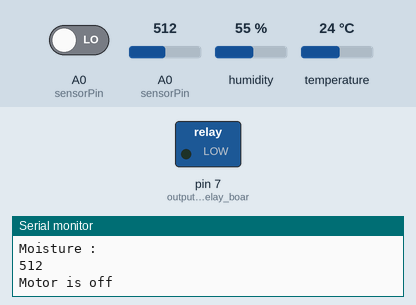
Recording of a sketch running on a simulated Arduino Uno, built with avr-gcc and run on an emulated ATmega328P. Parts: switched loads named in the sketch (green lamp = pin HIGH), the last lines printed to the serial monitor. The inputs (shaded band) are chosen by the test bench; at power-on: A0 (sensorPin) = 512, A0 (sensorPin) LOW, humidity 55 %, temperature 24 °C.

Above: at 5.7 s.
5.8 s: A0 (sensorPin) set to 589
10.0 s: A0 (sensorPin) set to 611
At 12.7 s:
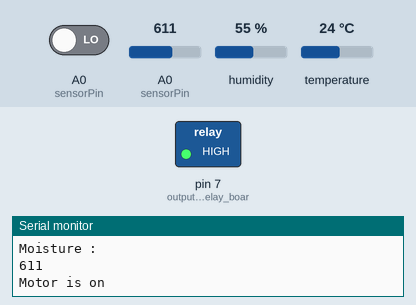
14.2 s: A0 (sensorPin) set to 590
At 15.2 s:
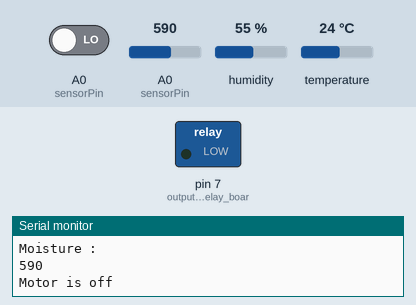
18.4 s: A0 (sensorPin) set to 610
At 21.4 s:
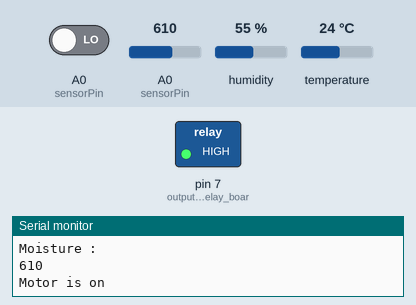
Timing chart, 0 to 22.9 s (numbered marks = the images above; inputs shaded):
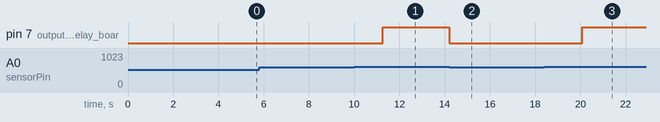

The sketch:

garden_scech.ino
```cpp
/*===============code written by Habib Hassan and Muzammil Ahmed  in CCO Computer lab on 8th Dec,2022 ================*/

// REQUIRES the following Arduino libraries:
// - DHT Sensor Library: https://github.com/adafruit/DHT-sensor-library
// - Adafruit Unified Sensor Lib: https://github.com/adafruit/Adafruit_Sensor
int water; //random variable
#include "DHT.h"
int sensorPin = A0;
int sensorValue;
int limit = 200;
#define DHTPIN 3
#define moisture_pin A0
int moisture;  // Digital pin connected to the DHT sensor
// Feather HUZZAH ESP8266 note: use pins 3, 4, 5, 12, 13 or 14 --
// Pin 15 can work but DHT must be disconnected during program upload.
void loop();

#define DHTTYPE DHT11   // DHT 11
//#define DHTTYPE DHT22   // DHT 22  (AM2302), AM2321
//#define DHTTYPE DHT21   // DHT 21 (AM2301)

// Connect pin 1 (on the left) of the sensor to +5V
// NOTE: If using a board with 3.3V logic like an Arduino Due connect pin 1
// to 3.3V instead of 5V!
// Connect pin 2 of the sensor to whatever your DHTPIN is
// Connect pin 3 (on the right) of the sensor to GROUND (if your sensor has 3 pins)
// Connect pin 4 (on the right) of the sensor to GROUND and leave the pin 3 EMPTY (if your sensor has 4 pins)
// Connect a 10K resistor from pin 2 (data) to pin 1 (power) of the sensor

// Initialize DHT sensor.
// Note that older versions of this library took an optional third parameter to
// tweak the timings for faster processors.  This parameter is no longer needed
// as the current DHT reading algorithm adjusts itself to work on faster procs.
DHT dht(DHTPIN, DHTTYPE);

void setup() {
  Serial.begin(9600);
  Serial.println(F("DHTxx test!"));

  dht.begin();
 pinMode(7, OUTPUT);
}

void loop() {
  // Wait a few seconds between measurements.
  delay(2000);


  pinMode(7,OUTPUT); //output pin for relay board, this will sent signal to the relay
  pinMode(A0,INPUT); //input pin coming from soil sensor
  // Reading temperature or humidity takes about 250 milliseconds!
  // Sensor readings may also be up to 2 seconds 'old' (its a very slow sensor)
  float h = dht.readHumidity();
  // Read temperature as Celsius (the default)
  float t = dht.readTemperature();
  // Read temperature as Fahrenheit (isFahrenheit = true)
  float f = dht.readTemperature(true);

  // Check if any reads failed and exit early (to try again).
  if (isnan(h) || isnan(t) || isnan(f)) {
    Serial.println(F("Failed to read from DHT sensor!"));
    return;
  }

  // Compute heat index in Fahrenheit (the default)
  float hif = dht.computeHeatIndex(f, h);
  // Compute heat index in Celsius (isFahreheit = false)
  float hic = dht.computeHeatIndex(t, h, false);

  Serial.print(F("Humidity: "));
  Serial.print(h);
  Serial.print(F("%  Temperature: "));
  Serial.print(t);
  Serial.print(F("°C "));
  Serial.print(f);
  Serial.print(F("°F  Heat index: "));
  Serial.print(hic);
  Serial.print(F("°C "));
  Serial.print(hif);
  Serial.println(F("°F"));
  water = digitalRead(A0);  // reading the coming signal from the soil sensor

//  Serial.print(water);


/*
  if(water == HIGH) // if water level is full then cut the relay
  {
  digitalWrite(3,LOW); // low is to cut the relay
  }
  else
  {
  digitalWrite(3,HIGH); //high to continue proving signal and water supply
  }*/
  delay(400);
   sensorValue = analogRead(sensorPin);
 Serial.println("Moisture : ");
 Serial.println(sensorValue);

//  if (sensorValue<limit) {
//  digitalWrite(7, HIGH);
//  }
//  else {
//  digitalWrite(7, LOW);
//  }

if(sensorValue < 600)
{
  Serial.println("Motor is off");
digitalWrite(7, LOW);// turn relay OFF
} else
{
  Serial.println("Motor is on");
  digitalWrite(7,HIGH);// turn relay ON

}

 delay(500);
}
```

Measured:
- the behaviour switches between 599 and 600 on A0 (sensorPin) (found by bisection; images 0 and 1)
- after the input at 10.0 s, pin 7 (output_pin_for_relay_boar): LOW → HIGH after 1.3 s
- after the input at 14.2 s, pin 7 (output_pin_for_relay_boar): HIGH → LOW at once
- after the input at 18.4 s, pin 7 (output_pin_for_relay_boar): LOW → HIGH after 1.7 s
